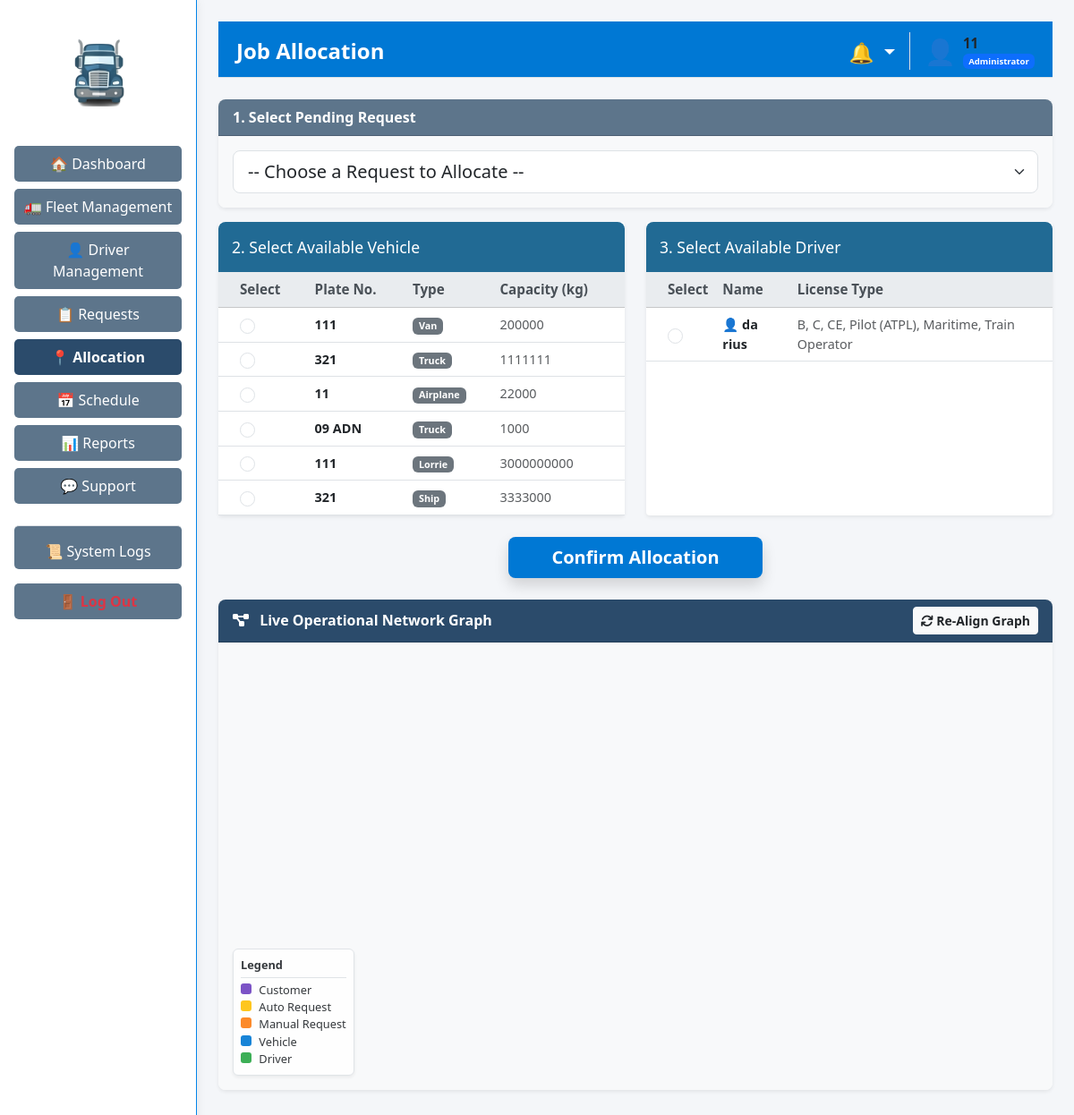
The app's page /allocation (signed in), older data.
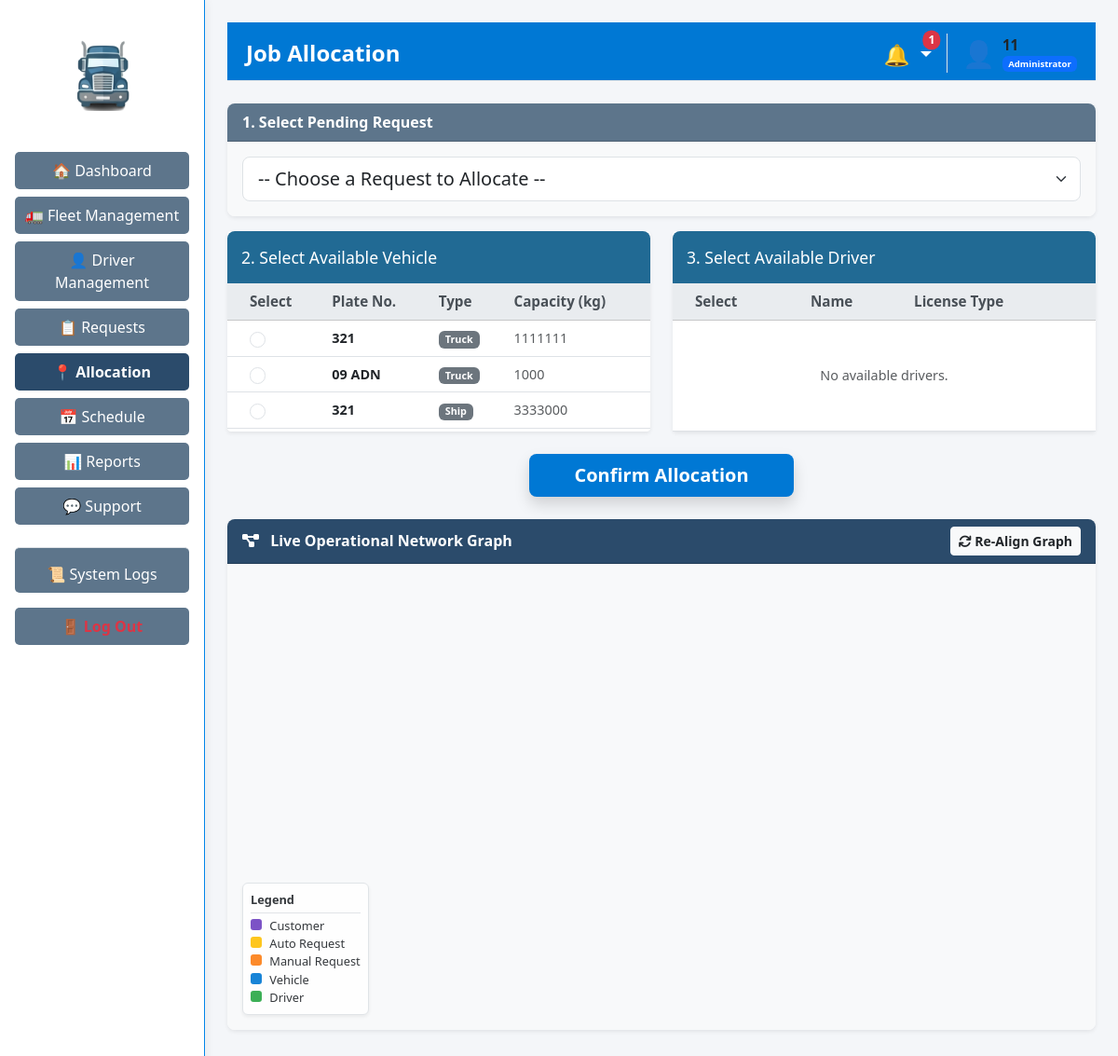
The same page, newer data.
### tables this page shows
CREATE TABLE vehicles (
                        id TEXT PRIMARY KEY,
                        plate_number TEXT NOT NULL,
                        type TEXT NOT NULL,
                        capacity INTEGER NOT NULL,
                        status TEXT NOT NULL
                    , last_modified_by TEXT DEFAULT 'System', last_modified_at DATETIME DEFAULT NULL);

CREATE TABLE "drivers" (
                    id TEXT PRIMARY KEY,
                    name TEXT NOT NULL,
                    status TEXT NOT NULL,
                    licenses TEXT,
                    experience TEXT,
                    dob TEXT,
                    address TEXT,
                    availability TEXT DEFAULT 'Available',
                    last_modified_by TEXT DEFAULT 'System',
                    last_modified_at DATETIME DEFAULT NULL
                );

### app/routes/allocation_routes.py (the view)
@allocation_bp.route('/allocation', methods=['GET'])
def allocation_management() -> str:
    if 'user_id' not in session:
        flash("Please log in.", "danger")
        return redirect(url_for('auth.login'))
    role = session.get('role')
    if role not in ['Administrator', 'Staff']:
        flash("Access denied. You do not have permission to view allocations.", "danger")
        return redirect(url_for('dashboard.main_dashboard'))
    view_data = allocation_logic.load_allocation_data()
    return render_template('staff/allocation.html', data=view_data, role=role)

### app/controllers/allocation_controller.py (called while the page is built)
    def load_allocation_data(self) -> Dict[str, Any]:
        data: Dict[str, Any] = {}
        try:
            data["requests"] = self.model.get_pending_requests()
            data["vehicles"] = self.model.get_available_vehicles()
            data["drivers"] = self.model.get_available_drivers()
            return data
        except Exception as error:
            logging.error(f"Logic error loading allocation data: {error}")
            return {"requests": [], "vehicles": [], "drivers": []}

### app/models/allocation_model.py (called while the page is built)
    def get_pending_requests(self) -> List[Dict[str, Any]]:
        requests: List[Dict[str, Any]] = []
        try:
            with sqlite3.connect(DB_PATH) as connection:
                connection.row_factory = sqlite3.Row
                db_cursor = connection.cursor()
                db_cursor.execute("SELECT id, client, pickup, delivery FROM transport_requests WHERE status IN ('Pending', 'Accepted')")
                for row in db_cursor.fetchall():
                    requests.append(dict(row))
                return requests
        except sqlite3.Error as db_error:
            logging.error(f"Error fetching requests: {db_error}")
            return requests

### app/templates/staff/allocation.html (shortened to what the changed rows need)
{% extends "layouts/admin_layout.html" if session.get('role') == 'Administrator' else "layouts/staff_layout.html" %}
{% block page_header %}Job Allocation{% endblock %}
{% block content %}
<form method="POST" action="{{ url_for('allocation.confirm_allocation') }}">
    <div class="row g-4">
        <div class="col-md-6">
            <div class="table-container shadow-sm border-0 h-100 mt-0">
                <div style="max-height: 400px; overflow-y: auto;">
                    <table class="table table-hover custom-table mb-0 align-middle">
                        <thead class="sticky-top table-light">
                            <tr>
                                <th class="ps-4">Select</th>
                                <th>Plate No.</th>
                                <th>Type</th>
                                <th>Capacity (kg)</th>
                            </tr>
                        </thead>
                        <tbody>
                            {% if data.vehicles|length == 0 %}
                                <tr><td colspan="4" class="text-center text-muted py-5">No available vehicles.</td></tr>
                            {% else %}
                                {% for v in data.vehicles %}
                                <tr style="cursor: pointer;" onclick="document.getElementById('veh_{{ v.id }}').checked = true;">
                                    <td class="ps-4"><input type="radio" id="veh_{{ v.id }}" name="vehicle_id" value="{{ v.id }}" required class="form-check-input" style="width: 1.2em; height: 1.2em;"></td>
                                    <td class="fw-bold text-dark">{{ v.plate_number }}</td>
                                    <td><span class="badge bg-secondary">{{ v.type }}</span></td>
                                    <td class="text-muted">{{ v.capacity }}</td>
                                </tr>
                                {% endfor %}
                            {% endif %}
                        </tbody>
                    </table>
                </div>
            </div>
        </div>
        <div class="col-md-6">
            <div class="table-container shadow-sm border-0 h-100 mt-0">
                <div style="max-height: 400px; overflow-y: auto;">
                    <table class="table table-hover custom-table mb-0 align-middle">
                        <thead class="sticky-top table-light">
                            <tr>
                                <th class="ps-4">Select</th>
                                <th>Name</th>
                                <th>License Type</th>
                            </tr>
                        </thead>
                        <tbody>
                            {% if data.drivers|length == 0 %}
                                <tr><td colspan="3" class="text-center text-muted py-5">No available drivers.</td></tr>
                            {% else %}
                                {% for d in data.drivers %}
                                <tr style="cursor: pointer;" onclick="document.getElementById('drv_{{ d.id }}').checked = true;">
                                    <td class="ps-4"><input type="radio" id="drv_{{ d.id }}" name="driver_id" value="{{ d.id }}" required class="form-check-input" style="width: 1.2em; height: 1.2em;"></td>
                                    <td class="fw-bold text-dark">👤 {{ d.name }}</td>
                                    <td class="text-muted small">{{ d.licenses }}</td>
                                </tr>
                                {% endfor %}
                            {% endif %}
                        </tbody>
                    </table>
                </div>
            </div>
        </div>
    </div>
</form>
{% endblock %}

Row changes from the older to the newer data that the page shows:
no longer on this page (row edited): vehicles: plate_number "111", type "Van", capacity "200000"
no longer on this page (row edited): vehicles: plate_number "11", type "Airplane", capacity "22000"
no longer on this page (row edited): vehicles: plate_number "111", type "Lorrie", capacity "3000000000"
no longer on this page (row edited): drivers: name "da rius", licenses "B, C, CE, Pilot (ATPL), Maritime, Train Operator"
Text that changed along with them:
{{ unread_count }}: (not shown) → "1"
text now shown: "No available drivers."
